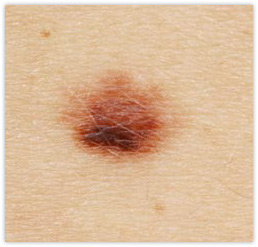
#> input picture data/color.jpg, 258 x 247 px, found by its file name
$ python couleur.py
#> lines starting #> are read from the running program, lines starting #| are printed output that depends on the picture; after the words box and inside, x2 and y2 are one past the last pixel; in counts of white or black regions, pixels touching at a corner belong together
from pickletools import uint8
import cv2
import matplotlib.pyplot as plt
import numpy as np


# [177 lines of commented-out code are left out]

I_original=cv2.imread('data/color.jpg')
#> I_original is the input picture: shape (247, 258, 3); mean B, G, R 155.6, 186.8, 219.9

I_flout = cv2.blur(I_original,(9,9))

lenx, leny, dim = np.shape(I_flout)
#> lenx = 247; leny = 258; dim = 3

#Conversion hsv
HSV_img = cv2.cvtColor(I_flout, cv2.COLOR_BGR2HSV)
#> HSV_img: shape (247, 258, 3); mean H, S, V 14.9, 76.8, 219.8

h,s,v = cv2.split(HSV_img)
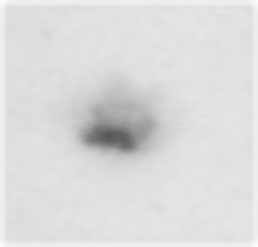
#> v: shape (247, 258); min 87, max 252, mean 219.8

plt.figure()
plt.subplot(211)
plt.imshow(cv2.cvtColor(I_flout,cv2.COLOR_BGR2RGB))
plt.subplot(212)
plt.imshow(v)
plt.show()

b,g,r = cv2.split(I_flout)
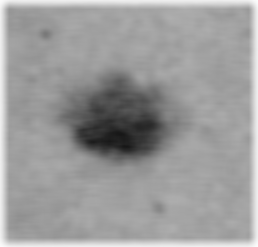
#> b: shape (247, 258); min 23, max 252, mean 155.5
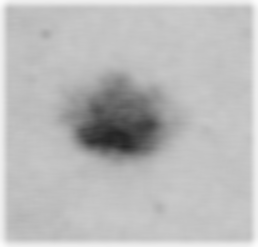
#> g: shape (247, 258); min 37, max 252, mean 186.6

#On récupère le snake
snake_import = cv2.imread('iteration_finale5.png')
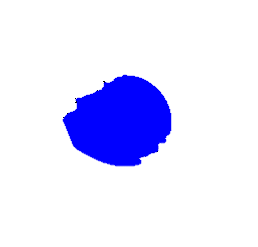
#> input picture iteration_finale5.png, 258 x 247 px, found by its file name
#> snake_import is the input picture: shape (247, 258, 3); mean B, G, R 255, 226.8, 226.8

snakegray = cv2.cvtColor(snake_import, cv2.COLOR_BGR2GRAY)

plt.figure()
plt.imshow(snakegray)
plt.title('Snake Gray')
plt.show()

#Seuillage
ret,I_seuilinv = cv2.threshold(snakegray,254,255,cv2.THRESH_BINARY_INV)
#> I_seuilinv: shape (247, 258); 11.4% white; 1 white region, box (x1, y1, x2, y2) and area: (62, 74, 172, 167) 7290

plt.figure()
plt.imshow(I_seuilinv)
plt.show()

#On doit multiplier pour chaque composante pour rgb pour le masquage
I_masque_b = cv2.multiply(I_seuilinv, b)

I_masque_g = cv2.multiply(I_seuilinv, g)

I_masque_r = cv2.multiply(I_seuilinv, r)


I_masque = np.zeros((lenx,leny,dim))
I_masque = I_masque.astype(np.uint8)

I_masque[:,:,0] = I_masque_b
I_masque[:,:,1] = I_masque_g
I_masque[:,:,2] = I_masque_r


plt.figure()
plt.imshow(I_masque)
plt.show()

I_masque[I_masque == 255] = 1

I_seuilinv[I_seuilinv == 255] = 1
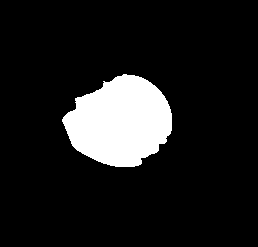
#> I_seuilinv: shape (247, 258); values 0 (black) and 1 (white), 11.4% white; 1 white region, box (x1, y1, x2, y2) and area: (62, 74, 172, 167) 7290

#Masquage pour RGB
I_fin = cv2.multiply(I_masque, I_flout)

#Masquage pour hsv en particulier v
I_finv2 = cv2.multiply(I_seuilinv, v)

plt.figure()
plt.subplot(121)
plt.imshow(cv2.cvtColor(I_fin, cv2.COLOR_BGR2RGB))
plt.subplot(122)
plt.imshow(I_finv2)
plt.show()
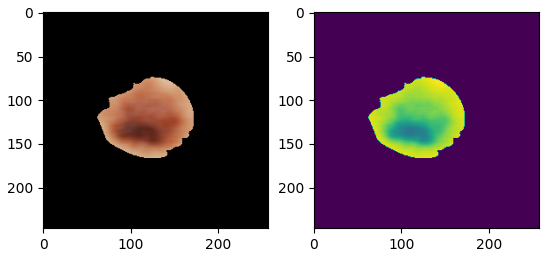
#> figure drawn by matplotlib, 2 panels


#Liste correspond aux intensités non nulles selon la composante v de mon gdb
Liste=[]
for i in range(lenx):
    for j in range(leny):
            if(I_finv2[i,j] != 0):
                Liste.append(I_finv2[i,j])
#> after the loop, Liste = 7290 values, max 225 at index 38, min 87 at index 5141, mean 180.3


Liste = np.float32(Liste)

# Define criteria = ( type, max_iter = 10 , epsilon = 1.0 )
criteria = (cv2.TERM_CRITERIA_EPS + cv2.TERM_CRITERIA_MAX_ITER, 10, 1.0)
# Set flags (Just to avoid line break in the code)
flags = cv2.KMEANS_RANDOM_CENTERS
# Apply KMeans
k=2
compactness,labels,centers = cv2.kmeans(Liste,k,None,criteria,10,flags)
#> compactness = 2092771.6; labels = 7290 values, max 1 at index 2367, min 0 at index 0, mean 0.262; centers = [196.4, 135]


# Now plot 'centers' in yellow
plt.hist(Liste,256,[0,256])
plt.hist(centers,32,[0,256],color = 'y')
plt.show()
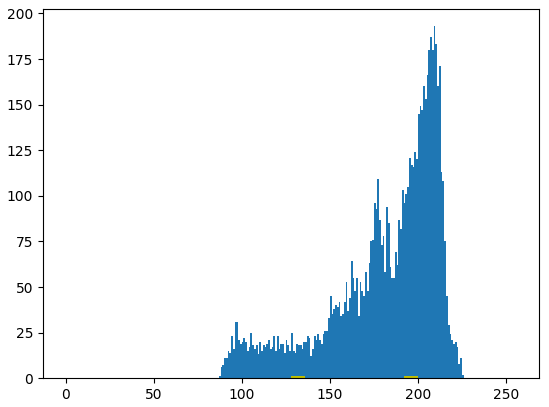
#> figure drawn by matplotlib, 1 panel; tallest bar 193 high, from x = 209 to 210


diff = max(centers)-min(centers)
#> diff = [61.42]

diff = np.uint8(diff)
#> diff = [61]

#On se base sur la diff pour un grain de beauté bénin
if(diff<=52):
    print('Grain de beauté bénin')
else:
    print('Grain de beauté malin')


# [141 lines of commented-out code are left out]
